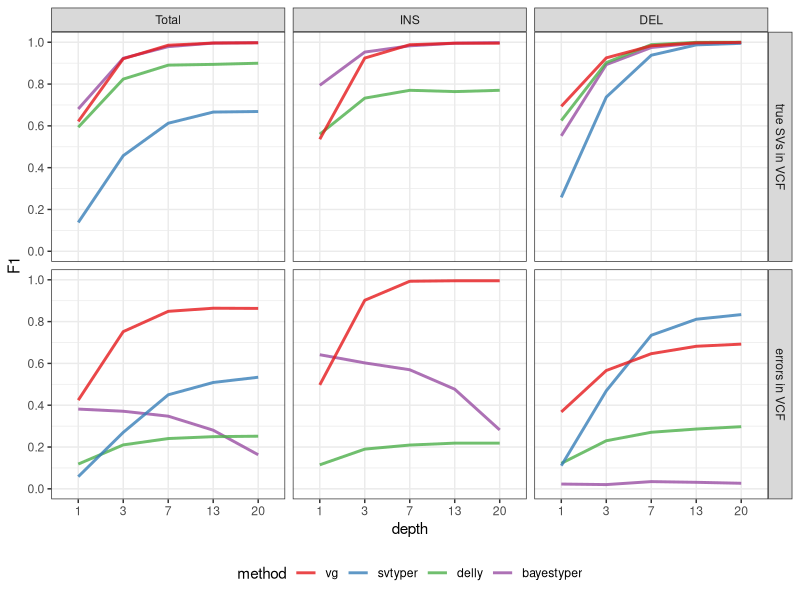
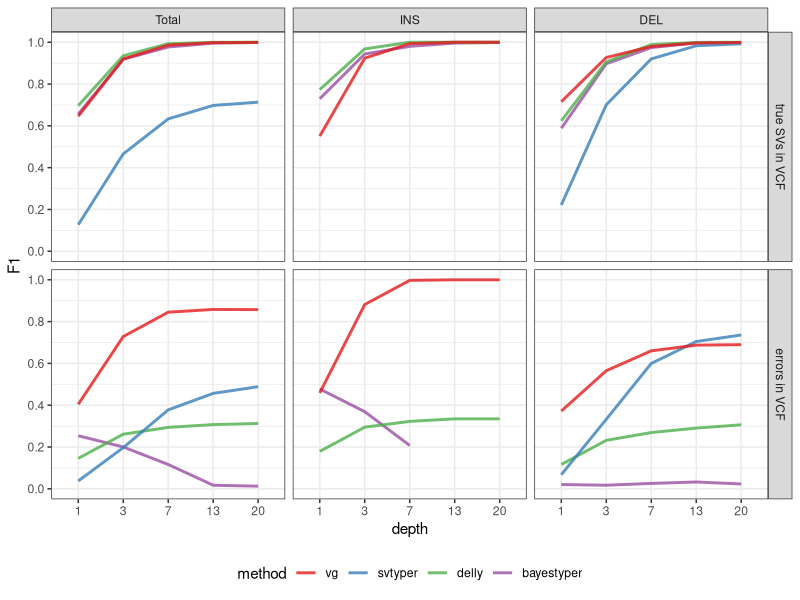

The R script that drew these images, in order:
library(ggplot2)
library(dplyr)
library(magrittr)

eval.pr = read.table('simerror-prcurve.tsv', as.is=TRUE, header=TRUE)
methods = c('toilvg', 'svtyper', 'delly', 'bayestyper')
eval.pr$method = factor(eval.pr$method, levels=methods, labels=c('vg', 'svtyper', 'delly', 'bayestyper'))

## Merge results across the three samples
eval.pr = eval.pr %>% group_by(method, graph, depth, type, qual) %>%
    select(-sample) %>% summarize_all(sum)
eval.pr$precision = eval.pr$TP.baseline / (eval.pr$TP.baseline + eval.pr$FP)
eval.pr$recall = eval.pr$TP.baseline / (eval.pr$TP.baseline + eval.pr$FN)
eval.pr$F1 = 2 * eval.pr$precision * eval.pr$recall / (eval.pr$precision + eval.pr$recall)

## Pick quality threshold with maximum F1 for each experiment
eval.df = eval.pr %>% group_by(method, graph, depth, type) %>%
  arrange(desc(F1)) %>% do(head(.,1))

eval.df$type = factor(eval.df$type, levels=c('Total', 'INS', 'DEL'))
eval.df$method = factor(eval.df$method)
dp.lvls = paste(rep(unique(eval.df$depth), each=nlevels(eval.df$method)),
                levels(eval.df$method))
eval.df$dp = factor(paste(eval.df$depth, eval.df$method), levels=dp.lvls)

svg('simerror.svg', 8, 4)

## ggplot(eval.df, aes(x=factor(depth), y=F1, colour=method, shape=graph)) +
##   geom_point(aes(group=method), position=position_dodge(.5)) +
##   geom_line(aes(group=dp), position=position_dodge(.5)) +
##   scale_shape_manual(name='error in the input VCF', values=4:5, labels=c('yes', 'no')) +
##   facet_grid(.~type, scales='free') + theme_bw() +
##   xlab('depth') + theme(legend.position='bottom') + 
##   scale_y_continuous(breaks=seq(0,1,.2), limits=0:1) +
##   scale_colour_brewer(palette='Set1')

## ggplot(eval.df, aes(x=factor(depth), y=F1, colour=method)) +
##   geom_line(aes(group=paste(method, graph), linetype=graph), size=2, alpha=.8) +
##   facet_grid(.~type, scales='free') + theme_bw() +
##   xlab('depth') + theme(legend.position='bottom') +
##   scale_linetype_manual(values=c(3,1), name='error in the input VCF', labels=c('yes', 'no')) + 
##   scale_y_continuous(breaks=seq(0,1,.2), limits=0:1) +
##   scale_colour_brewer(palette='Set1')

eval.df %>% ungroup %>%
  mutate(graph=ifelse(graph=='truth', 'true SVs in VCF', 'errors in VCF'),
         graph=factor(graph, levels=c('true SVs in VCF', 'errors in VCF'))) %>% 
  ggplot(aes(x=factor(depth), y=F1, colour=method)) +
  geom_line(aes(group=paste(method)), size=1, alpha=.8) +
  facet_grid(graph~type, scales='free') + theme_bw() +
  xlab('depth') + theme(legend.position='bottom') + 
  scale_y_continuous(breaks=seq(0,1,.2), limits=0:1) +
  scale_colour_brewer(palette='Set1')

dev.off()

## Precision recall curve for 3x
## eval.pr %>% filter(depth==1, graph=='truth') %>% arrange(qual) %>% 
##   ggplot(aes(x=recall, y=precision, color=method)) +
##   geom_path() +
##   geom_point() +
##   facet_grid(type~method) +
##   theme_bw()


## Small SVs (<200bp)
eval.pr = read.table('simerror-max200bp-prcurve.tsv', as.is=TRUE, header=TRUE)
methods = c('toilvg', 'svtyper', 'delly', 'bayestyper')
eval.pr$method = factor(eval.pr$method, levels=methods, labels=c('vg', 'svtyper', 'delly', 'bayestyper'))

## Merge results across the three samples
eval.pr = eval.pr %>% group_by(method, graph, depth, type, qual) %>%
    select(-sample) %>% summarize_all(sum)
eval.pr$precision = eval.pr$TP.baseline / (eval.pr$TP.baseline + eval.pr$FP)
eval.pr$recall = eval.pr$TP.baseline / (eval.pr$TP.baseline + eval.pr$FN)
eval.pr$F1 = 2 * eval.pr$precision * eval.pr$recall / (eval.pr$precision + eval.pr$recall)

## Pick quality threshold with maximum F1 for each experiment
eval.df = eval.pr %>% group_by(method, graph, depth, type) %>%
  arrange(desc(F1)) %>% do(head(.,1))

eval.df$type = factor(eval.df$type, levels=c('Total', 'INS', 'DEL'))
eval.df$method = factor(eval.df$method)
dp.lvls = paste(rep(unique(eval.df$depth), each=nlevels(eval.df$method)),
                levels(eval.df$method))
eval.df$dp = factor(paste(eval.df$depth, eval.df$method), levels=dp.lvls)

svg('simerror-max200bp.svg', 8, 4)

eval.df %>% ungroup %>%
  mutate(graph=ifelse(graph=='truth', 'true SVs in VCF', 'errors in VCF'),
         graph=factor(graph, levels=c('true SVs in VCF', 'errors in VCF'))) %>% 
  ggplot(aes(x=factor(depth), y=F1, colour=method)) +
  geom_line(aes(group=paste(method)), size=1, alpha=.8) +
  facet_grid(graph~type, scales='free') + theme_bw() +
  xlab('depth') + theme(legend.position='bottom') + 
  scale_y_continuous(breaks=seq(0,1,.2), limits=0:1) +
  scale_colour_brewer(palette='Set1')

dev.off()
